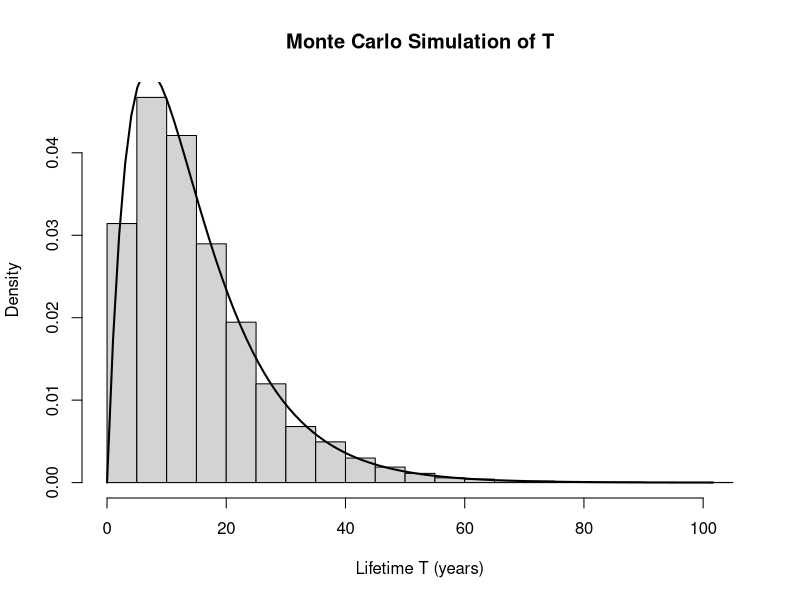

This figure's R source:
# Simulate 1 draw of XA, XB, and T
XA <- rexp(1, rate = 0.1)

XB <- rexp(1, rate = 0.1)

T <- max(XA, XB)

"Drawing of T"
T

# Draw T 10,000 times
T_draws <- replicate(10000, max(rexp(2, rate = 0.1)))

# Plot histogram of draws of T and apply exponential PDF curve to historgram
hist(T_draws,
     probability = TRUE,
     breaks = 30,
     main = "Monte Carlo Simulation of T",
     xlab = "Lifetime T (years)")

curve(0.2 * exp(-0.1 * x) - 0.2 * exp(-0.2 * x),
      from = 0,
      to = max(T_draws),
      add = TRUE,
      lwd = 2)

# Estimating E(T)
mean_T <- mean(T_draws)
"Estimation of E(T)"
mean_T

# Estimate P(T > 15) and compare with analytical approach
prob_T_MC <- mean(T_draws > 15)
"Estimation of P(T > 15)"
prob_T_MC

prob_T_A <- 1 - (1 - exp(-0.1 * 15))^2
"Computed P(T > 15)"
prob_T_A
